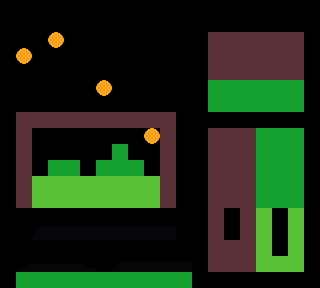

A level layout from a 2D game, rendered from its tile map. Below: a short description, then the map file with tile-grid data replaced by summaries:
An orthogonal 20x18 tile map with 16x16 px tiles, 1 tile layer (Layer).

<map version="1.10" tiledversion="1.10.1" orientation="orthogonal" renderorder="right-down" width="20" height="18" tilewidth="16" tileheight="16" infinite="0" nextlayerid="5" nextobjectid="41">
 <tileset firstgid="1" source="Tiles.tsx" />
 <layer id="3" name="Layer" width="20" height="18">
  <data>[360 cells, 162 non-empty, 13 distinct tile ids]</data>
 </layer>
</map>
